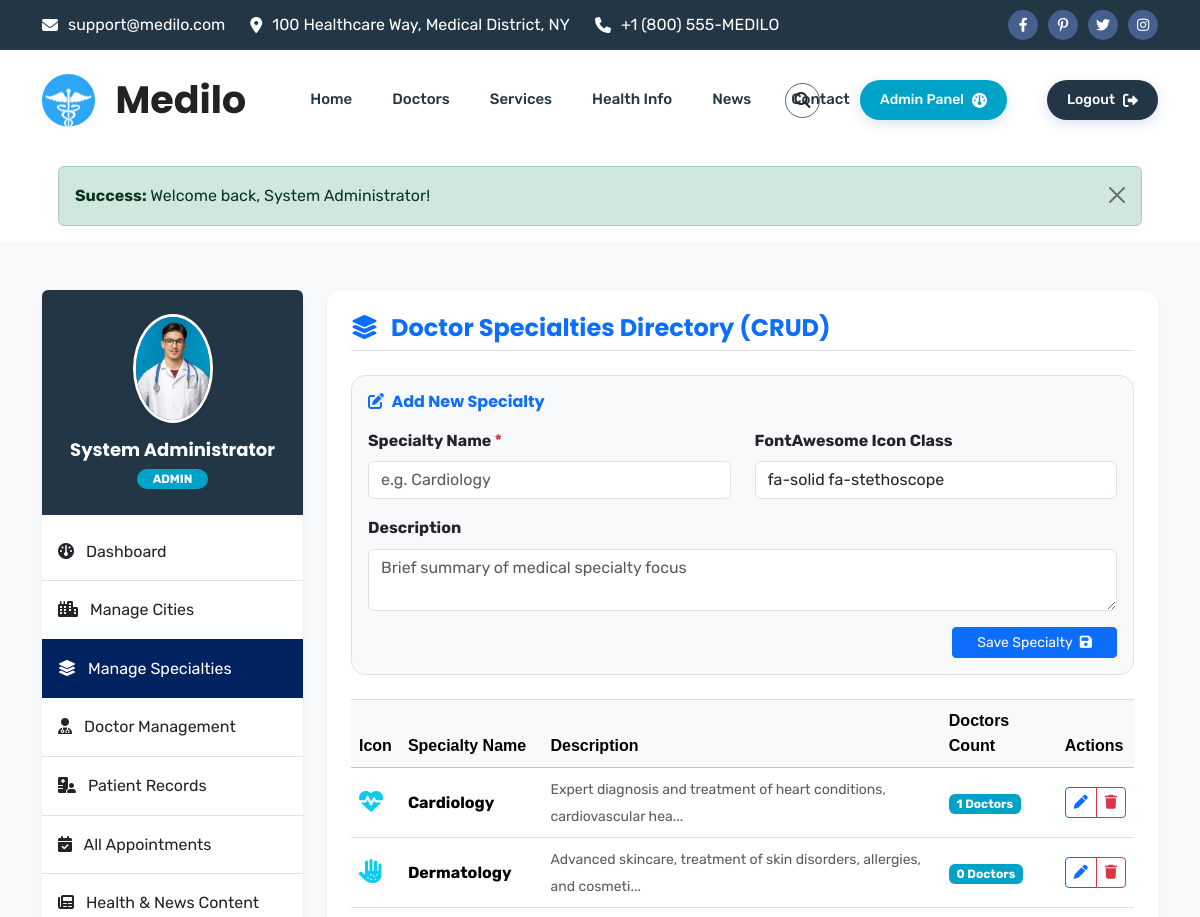
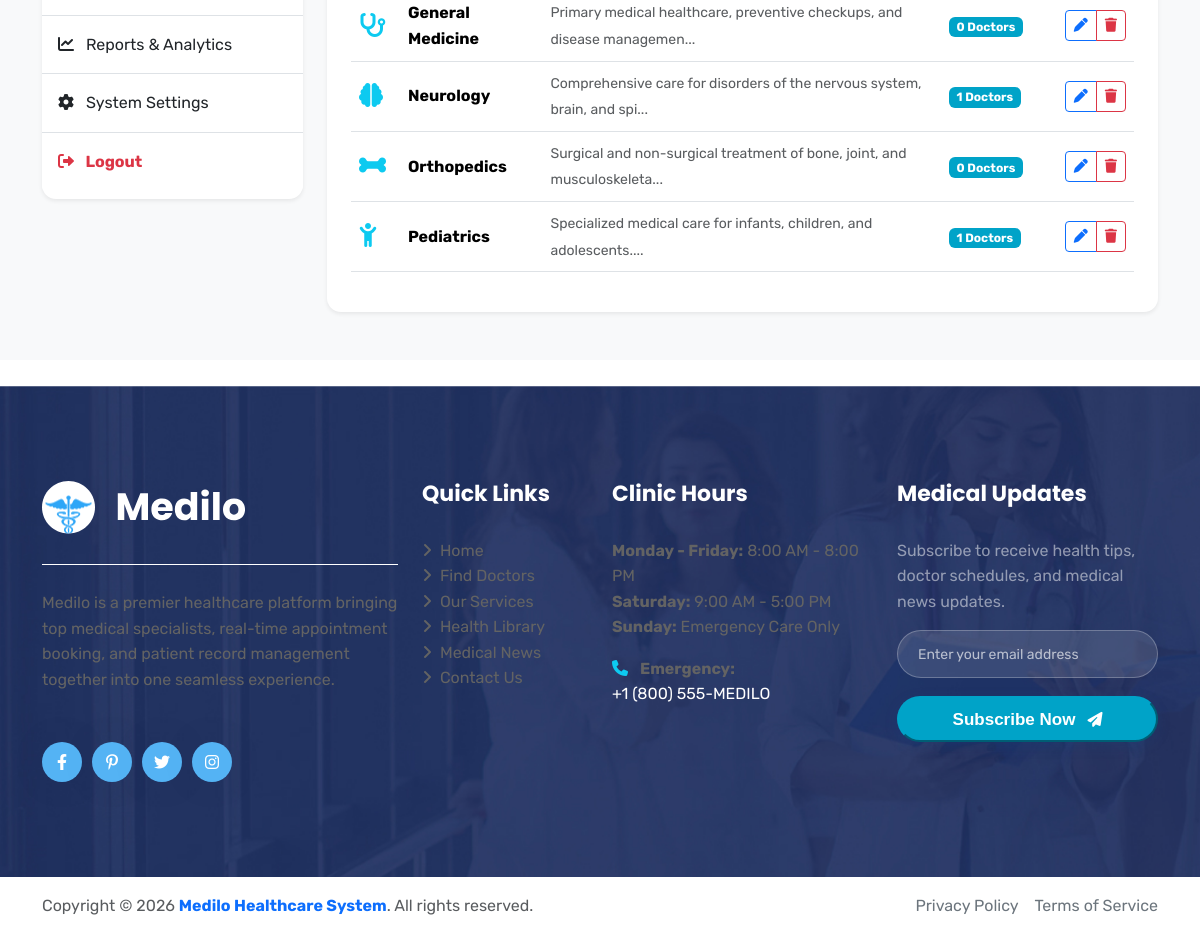
/admin/specialties.php (signed in), run on the app's committed database (2 pictures, top to bottom).
### tables this page shows
CREATE TABLE `specialties` (
  `id` INT AUTO_INCREMENT PRIMARY KEY,
  `name` VARCHAR(100) NOT NULL,
  `description` TEXT,
  `icon` VARCHAR(100) DEFAULT 'fa-solid fa-stethoscope',
  `created_at` DATETIME DEFAULT CURRENT_TIMESTAMP
);

### config/db.php (called while the page is built, shortened)
<?php
require_once __DIR__ . '/config.php';
class Database {
    private static $instance = null;
    private $pdo;
    private function __construct() {
        try {
            $options = [
                PDO::ATTR_ERRMODE => PDO::ERRMODE_EXCEPTION,
                PDO::ATTR_DEFAULT_FETCH_MODE => PDO::FETCH_ASSOC,
                PDO::ATTR_EMULATE_PREPARES => false,
            ];
            $dsn = "mysql:host=" . DB_HOST . ";dbname=" . DB_NAME . ";charset=utf8mb4";
            $this->pdo = new PDO($dsn, DB_USER, DB_PASS, $options);
            $this->checkAndInitializeSchema();
        } catch (PDOException $e) {
            die("Database Connection Error: " . $e->getMessage());
        }
    }
    public static function getInstance() {
        if (self::$instance === null) {
            self::$instance = new Database();
        }
        return self::$instance;
    }
    public function query($sql, $params = []) {
        try {
            $stmt = $this->pdo->prepare($sql);
            $stmt->execute($params);
            return $stmt;
        } catch (PDOException $e) {
            error_log("Database Query Error: " . $e->getMessage() . " | SQL: " . $sql);
            throw new Exception("Database operation failed: " . $e->getMessage());
        }
    }
    private function checkAndInitializeSchema() {
        try {
            $stmt = $this->pdo->query("SHOW TABLES LIKE 'users'");
        } catch (Exception $e) {
            error_log("Schema initialization error: " . $e->getMessage());
        }
    }
}
function fetchAll($sql, $params = []) {
    return Database::getInstance()->query($sql, $params)->fetchAll();
}

### admin/specialties.php (the view, shortened to what this page needs)
<?php
require_once __DIR__ . '/../config/db.php';
$edit_spec = null;
$specialties = fetchAll("SELECT s.*, COUNT(d.id) AS doctor_count FROM specialties s LEFT JOIN doctors d ON s.id = d.specialty_id GROUP BY s.id ORDER BY s.name ASC");
include_once __DIR__ . '/../includes/header.php';
?>
<section class="py-5 bg-light">
    <div class="container">
        <div class="row gy-4">
            <div class="col-lg-3">
                <?php include_once __DIR__ . '/../includes/sidebar.php'; ?>
            </div>
            <div class="col-lg-9">
                <div class="card border-0 shadow-sm rounded-3 p-4">
                    <h4 class="border-bottom pb-2 mb-4 text-primary"><i class="fa-solid fa-layer-group me-2"></i> Doctor Specialties Directory (CRUD)</h4>
                    <form action="<?php echo APP_URL; ?>/admin/specialties.php" method="POST" class="card bg-light p-3 border mb-4">
                        <h6 class="fw-bold mb-3 text-primary"><i class="fa-solid fa-pen-to-square me-1"></i> <?php echo $edit_spec ? 'Edit Specialty' : 'Add New Specialty'; ?></h6>
                        <div class="row">
                            <div class="col-md-6 mb-3">
                                <label class="form-label fw-bold">Specialty Name <span class="text-danger">*</span></label>
                                <input type="text" class="form-control" name="name" required placeholder="e.g. Cardiology" value="<?php echo htmlspecialchars($edit_spec['name'] ?? ''); ?>">
                            </div>
                            <div class="col-md-6 mb-3">
                                <label class="form-label fw-bold">FontAwesome Icon Class</label>
                                <input type="text" class="form-control" name="icon" placeholder="fa-solid fa-heart-pulse" value="<?php echo htmlspecialchars($edit_spec['icon'] ?? 'fa-solid fa-stethoscope'); ?>">
                            </div>
                        </div>
                        <div class="mb-3">
                            <label class="form-label fw-bold">Description</label>
                            <textarea class="form-control" name="description" rows="2" placeholder="Brief summary of medical specialty focus"><?php echo htmlspecialchars($edit_spec['description'] ?? ''); ?></textarea>
                        </div>
                        <div class="d-flex justify-content-end gap-2">
                            <button type="submit" class="btn btn-primary btn-sm px-4">
                                <?php echo $edit_spec ? 'Update Specialty' : 'Save Specialty'; ?> <i class="fa-solid fa-save ms-1"></i>
                            </button>
                        </div>
                    </form>
                    <div class="table-responsive">
                        <table class="table table-hover align-middle">
                            <thead class="table-light">
                                <tr>
                                    <th>Icon</th>
                                    <th>Specialty Name</th>
                                    <th>Description</th>
                                    <th>Doctors Count</th>
                                    <th>Actions</th>
                                </tr>
                            </thead>
                            <tbody>
                                <?php foreach ($specialties as $s): ?>
                                    <tr>
                                        <td class="fs-4 text-info"><i class="<?php echo htmlspecialchars($s['icon']); ?>"></i></td>
                                        <td class="fw-bold"><?php echo htmlspecialchars($s['name']); ?></td>
                                        <td><small class="text-muted"><?php echo htmlspecialchars(substr($s['description'], 0, 70)); ?>...</small></td>
                                        <td><span class="badge bg-info text-dark"><?php echo $s['doctor_count']; ?> Doctors</span></td>
                                        <td>
                                            <div class="btn-group btn-group-sm">
                                                <a href="<?php echo APP_URL; ?>/admin/specialties.php?action=edit&id=<?php echo $s['id']; ?>" class="btn btn-outline-primary"><i class="fa-solid fa-pen"></i></a>
                                                <a href="<?php echo APP_URL; ?>/admin/specialties.php?action=delete&id=<?php echo $s['id']; ?>" class="btn btn-outline-danger" onclick="return confirm('Delete this specialty?');"><i class="fa-solid fa-trash"></i></a>
                                            </div>
                                        </td>
                                    </tr>
                                <?php endforeach; ?>
                            </tbody>
                        </table>
                    </div>
                </div>
            </div>
        </div>
    </div>
</section>
<?php include_once __DIR__ . '/../includes/footer.php'; ?>

### includes/header.php (style rules this page uses)
.card, .cs_card, .cs_iconbox { transition: transform 0.3s cubic-bezier(0.4, 0, 0.2, 1), box-shadow 0.3s cubic-bezier(0.4, 0, 0.2, 1) !important; border-radius: 14px !important; }

### data on the page
specialties: name "Cardiology", description "Expert diagnosis and treatment of heart conditions, cardiovascular hea", doctor_count "1"
specialties: name "Dermatology", description "Advanced skincare, treatment of skin disorders, allergies, and cosmeti", doctor_count "0"
specialties: name "General Medicine", description "Primary medical healthcare, preventive checkups, and disease managemen", doctor_count "0"
specialties: name "Neurology", description "Comprehensive care for disorders of the nervous system, brain, and spi", doctor_count "1"
specialties: name "Orthopedics", description "Surgical and non-surgical treatment of bone, joint, and musculoskeleta", doctor_count "0"
specialties: name "Pediatrics", description "Specialized medical care for infants, children, and adolescents.", doctor_count "1"

### other printed values
$type "Success"
$msg "Welcome back, System Administrator!"
$user['full_name'] "System Administrator"
$user['role'] "ADMIN"
